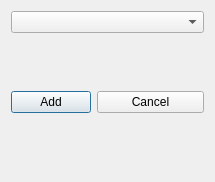
<?xml version="1.0" encoding="UTF-8"?>
<ui version="4.0">
 <class>Dialog</class>
 <widget class="QDialog" name="Dialog">
  <property name="geometry">
   <rect>
    <x>0</x>
    <y>0</y>
    <width>215</width>
    <height>182</height>
   </rect>
  </property>
  <property name="windowTitle">
   <string>Add to Workout</string>
  </property>
  <layout class="QFormLayout" name="formLayout">
   <item row="0" column="0" colspan="2">
    <widget class="QComboBox" name="comboBox">
     <property name="sizePolicy">
      <sizepolicy hsizetype="Preferred" vsizetype="Preferred">
       <horstretch>0</horstretch>
       <verstretch>0</verstretch>
      </sizepolicy>
     </property>
    </widget>
   </item>
   <item row="2" column="0" colspan="2">
    <spacer name="horizontalSpacer">
     <property name="orientation">
      <enum>Qt::Horizontal</enum>
     </property>
     <property name="sizeHint" stdset="0">
      <size>
       <width>40</width>
       <height>20</height>
      </size>
     </property>
    </spacer>
   </item>
   <item row="3" column="0" colspan="2">
    <spacer name="horizontalSpacer_2">
     <property name="orientation">
      <enum>Qt::Horizontal</enum>
     </property>
     <property name="sizeHint" stdset="0">
      <size>
       <width>40</width>
       <height>20</height>
      </size>
     </property>
    </spacer>
   </item>
   <item row="4" column="0">
    <widget class="QPushButton" name="pushButton_add">
     <property name="sizePolicy">
      <sizepolicy hsizetype="Preferred" vsizetype="Preferred">
       <horstretch>0</horstretch>
       <verstretch>0</verstretch>
      </sizepolicy>
     </property>
     <property name="text">
      <string>Add</string>
     </property>
    </widget>
   </item>
   <item row="4" column="1">
    <widget class="QPushButton" name="pushButton_cancel">
     <property name="sizePolicy">
      <sizepolicy hsizetype="Preferred" vsizetype="Preferred">
       <horstretch>0</horstretch>
       <verstretch>0</verstretch>
      </sizepolicy>
     </property>
     <property name="text">
      <string>Cancel</string>
     </property>
    </widget>
   </item>
  </layout>
 </widget>
 <resources/>
 <connections/>
</ui>
